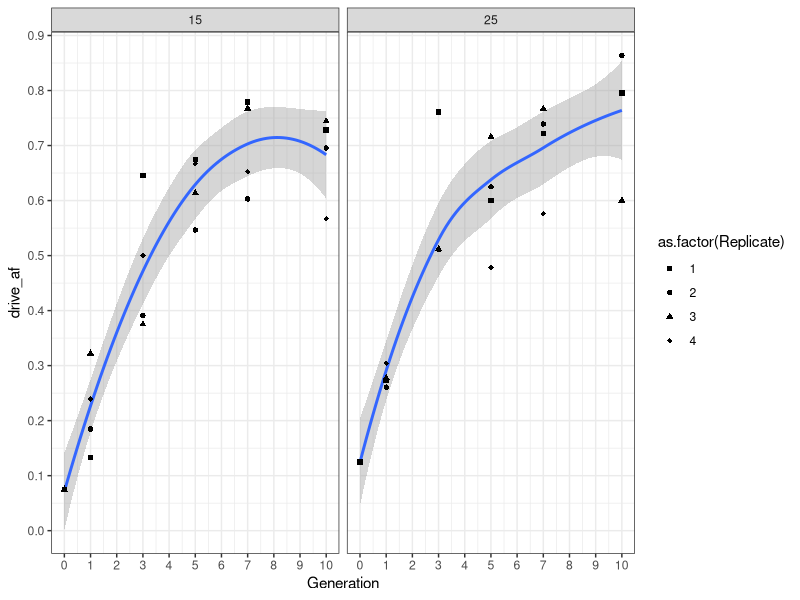

Write R code to recreate this figure.
library(ggplot2)
library(RColorBrewer)
library(Hmisc)

setwd(dirname(rstudioapi::getActiveDocumentContext()$path))

getwd()

# --- data input
c<-read.table("cages.csv", header=T, sep=",")

names(c)[1] <- "Generation"
names(c)[2] <- "Release"
names(c)[3] <- "Replicate"
names(c)[4] <- "Hom"
names(c)[5] <- "Het"
names(c)[6] <- "WT"
names(c)[7] <- "failed PCR"

c$n <- c$Hom + c$Het + c$WT
c$carrier <- c$Hom + c$Het
c$drive <- (c$carrier / c$n)
c$drive_af <- (c$Hom + c$Het/2)/(c$Hom + c$Het + c$WT)
c$wt_af <- (c$WT + c$Het/2)/(c$Hom + c$Het + c$WT)
c$total_af <- c$drive_af + c$wt_af

ctest <- subset(c, Generation >= 1)

p4 <- ggplot(c, aes(x=Generation, y=drive_af)) +
  geom_smooth(span = 1, method = "loess") +
  scale_shape_manual(values=c(15, 16, 17,18)) +
  geom_point(aes(group=Replicate, shape=as.factor(Replicate)))  +
  scale_y_continuous(breaks=c(0,0.1,0.2,0.3,0.4,0.5,0.6,0.7,0.8,0.9,1)) +
  scale_x_continuous(breaks=0:10) + 
  facet_wrap(c$Release) +
  theme_bw()
  
plot(p4)
